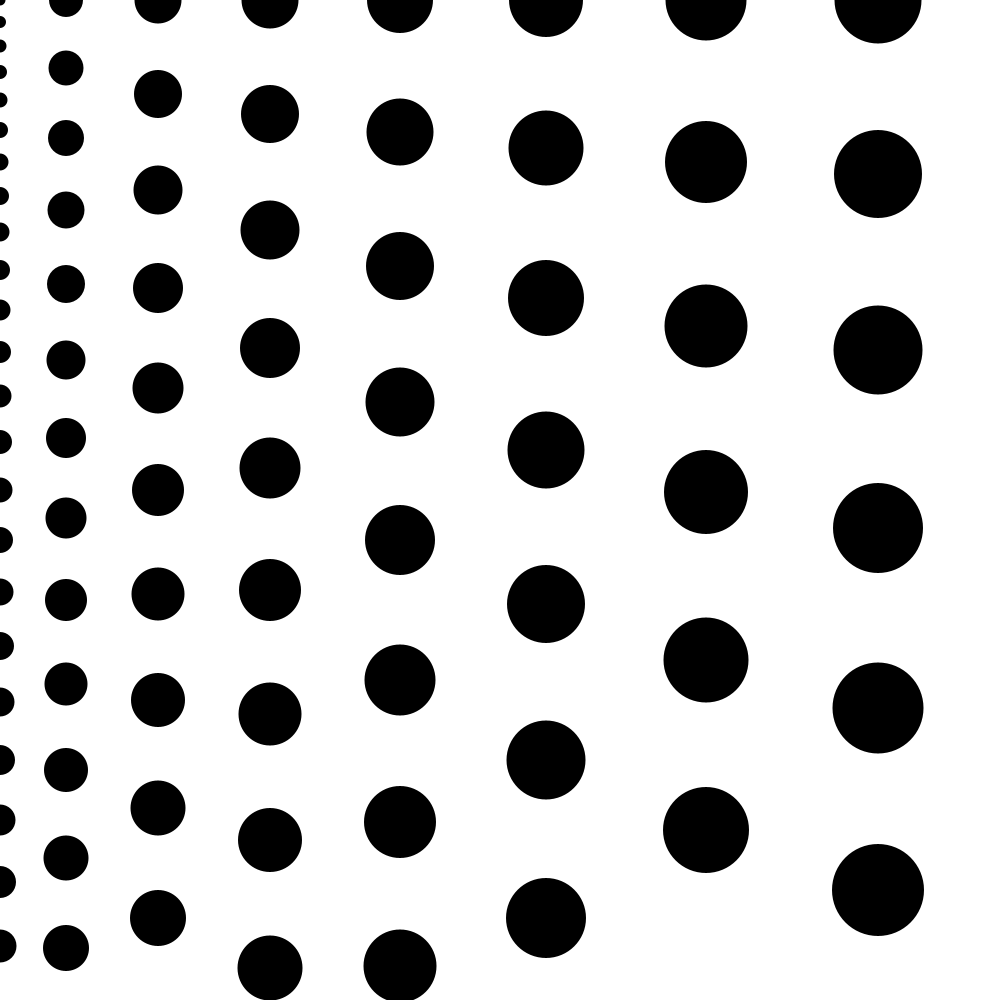
Frame 1 (no input)
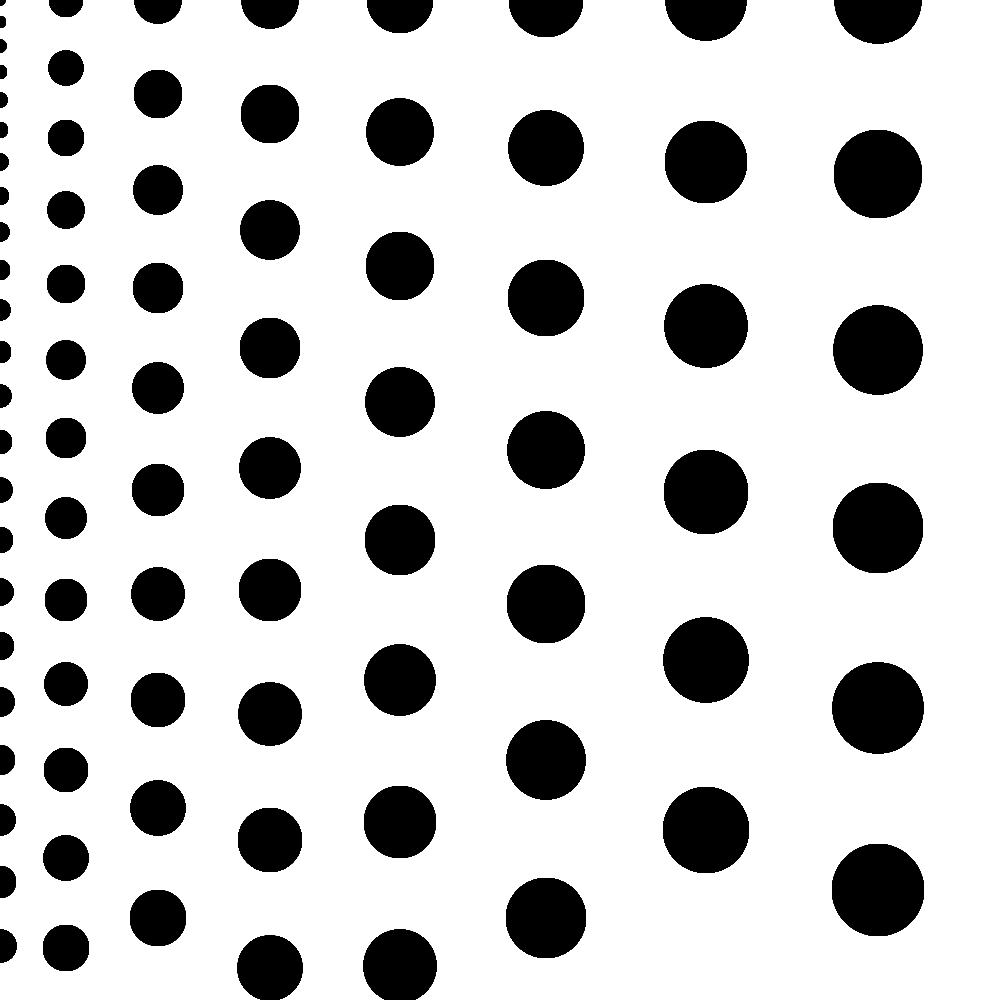
Frame 60 (the mouse pressed at the canvas centre just before this capture)
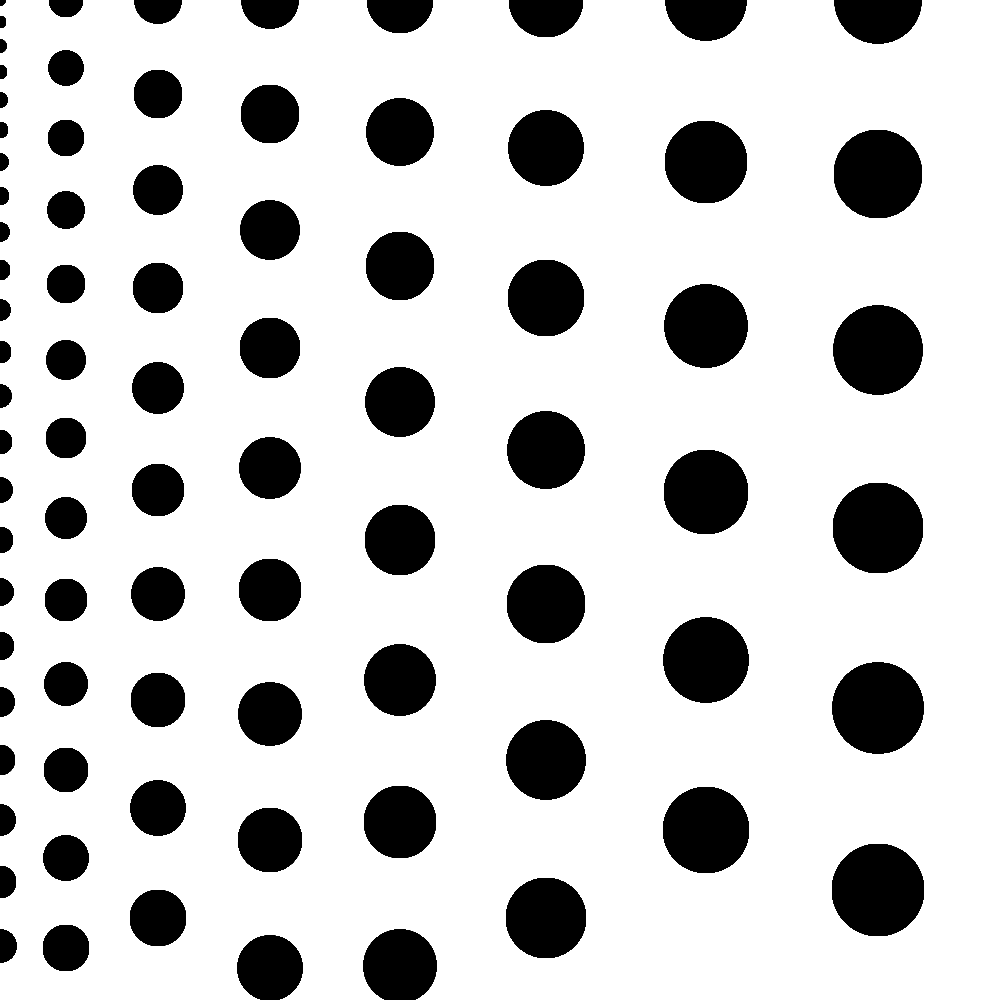
Frame 120 (the mouse held since frame 60 and released just before this capture)

The Processing sketch that drew these frames (run headless with seeded random() and noise(); from frame 60 on, the mouse is pressed at the canvas centre):

// Processing sketch: sketch_35c
// ── sketch_35c.pde
int i = 0;
int j = 0;
float r1,r2;

void setup(){
  size(1000,1000);
  background(255);
  smooth();
  noStroke();
  fill(0);
}

/*void draw(){
  float radius = 5;
  for(int i=0; i<width; i+=radius/2){
    for(int j=0; j<height; j+=radius/2){
      float size = (random(radius*2));
       fill(255);
       arc(random(i), random(j), size, size, random(PI*2), random(PI*2));
       fill(0);
       arc(random(i), random(j), size, size, random(PI*2), random(PI*2));
    }
  }
}*/

void draw(){
  float radius = 10;
  for(i=0; i<=width;i+=radius*2){
    for(j=0; j<=height; j+=radius*2){
      radius++;
      ellipse(i,j,radius,radius);
    }
  }
}
